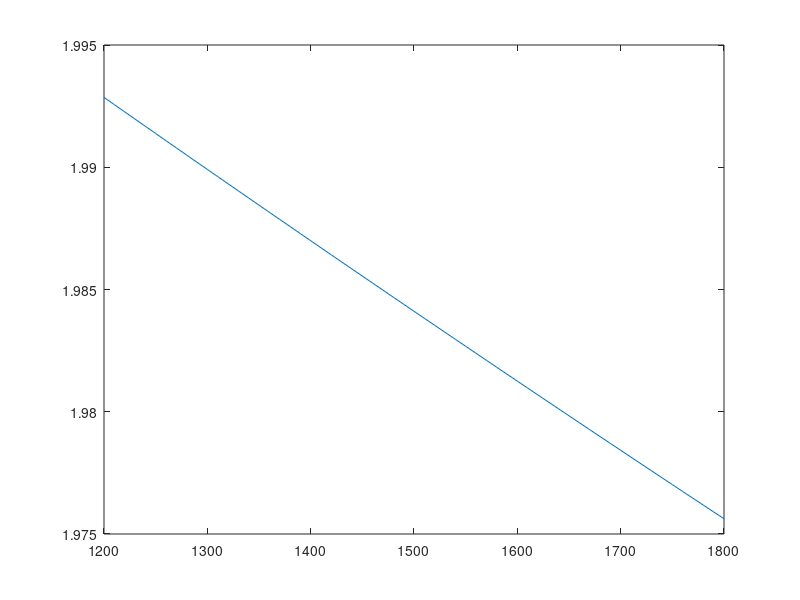

Here is the MATLAB script that generated this plot:
%This script is used to calculate thermal conductivity of melt, from Eq.(11) in Ni
%2015
T=[1200:10:1800];%[K]
k=1.380649e-23;%[J/K]
Z=10;
NA=6.022e23;%molecule/mol
V0SiO2=26.86e-6;%m^3/mol
V0MgO=11.69e-6;
V0CaO=16.53e-6;

aTSiO2=0.0/V0SiO2;
aTMgO=3.27e-9/V0MgO;
aTCaO=3.74e-9/V0CaO;
aPSiO2=1.89e-6/V0SiO2;
aPMgO=-0.27e-6/V0MgO;
aPCaO=-0.34e-6/V0CaO;

%Assume 1 mol CaMgSi2O6
V=2.0*(V0SiO2+0.0*(T-1673)-1.89e-6*0.0)+...
    (V0MgO+3.27e-9*(T-1673)+0.27e-6*0.0)+...
    (V0CaO+3.74e-9*(T-1673)+0.34e-6*0.0);%[m^3]
rho=0.001*216.5504./V;%[kg/m^3]
CP=(60.0843*2*1331+40.3044*2424+56.0774*1781)/216.5504;%[J/kg/K]
aT=0.0*2.0+1.0*3.27e-9/11.69e-6+1.0*3.74e-9/16.53e-6;%[1/K]
bT=2.0e-9*1.89e-6/26.86e-6-1.0e-9*0.27e-6/11.69e-6-1.0e-9*0.34e-6/16.53e-6;%[1/Pa]
bS=bT-(T*aT^2)./(rho*CP);
cub=nthroot(Z*NA./V,3);

%dRhodP=-rho*(0.5*dVdPSiO2+0.25*dVdPMgO+0.25*dVdPCaO)./V;
%Kconduc=2.7*k*cub.^2./sqrt(rho.*bS);

Kconduc=2.7*k*cub.^2./sqrt(rho./24.2e9);
plot(T,Kconduc);